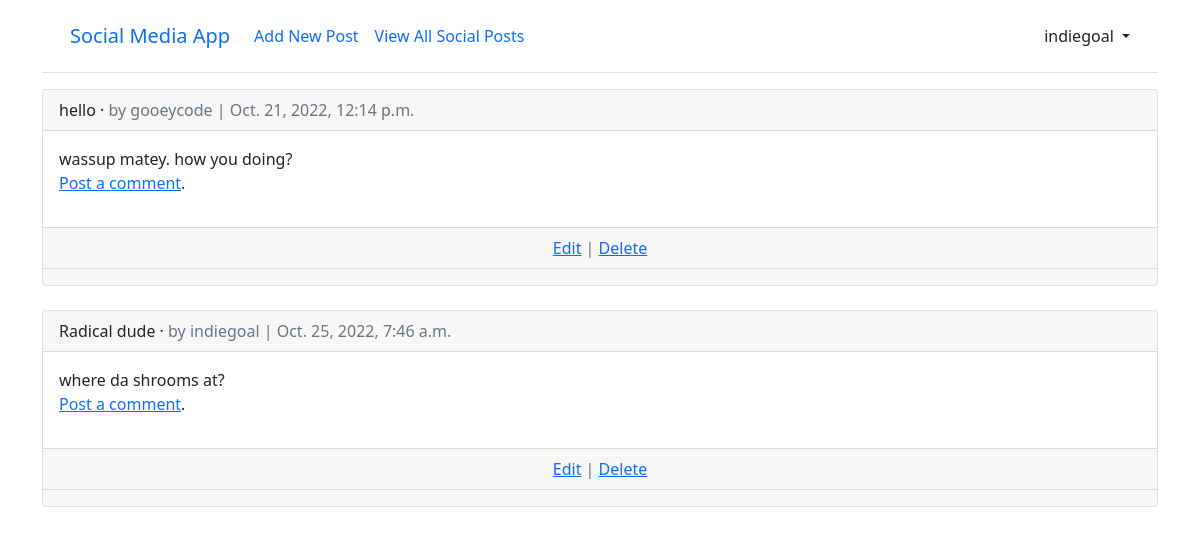
/socialpost/ (signed in), run on an earlier commit of the app's database.
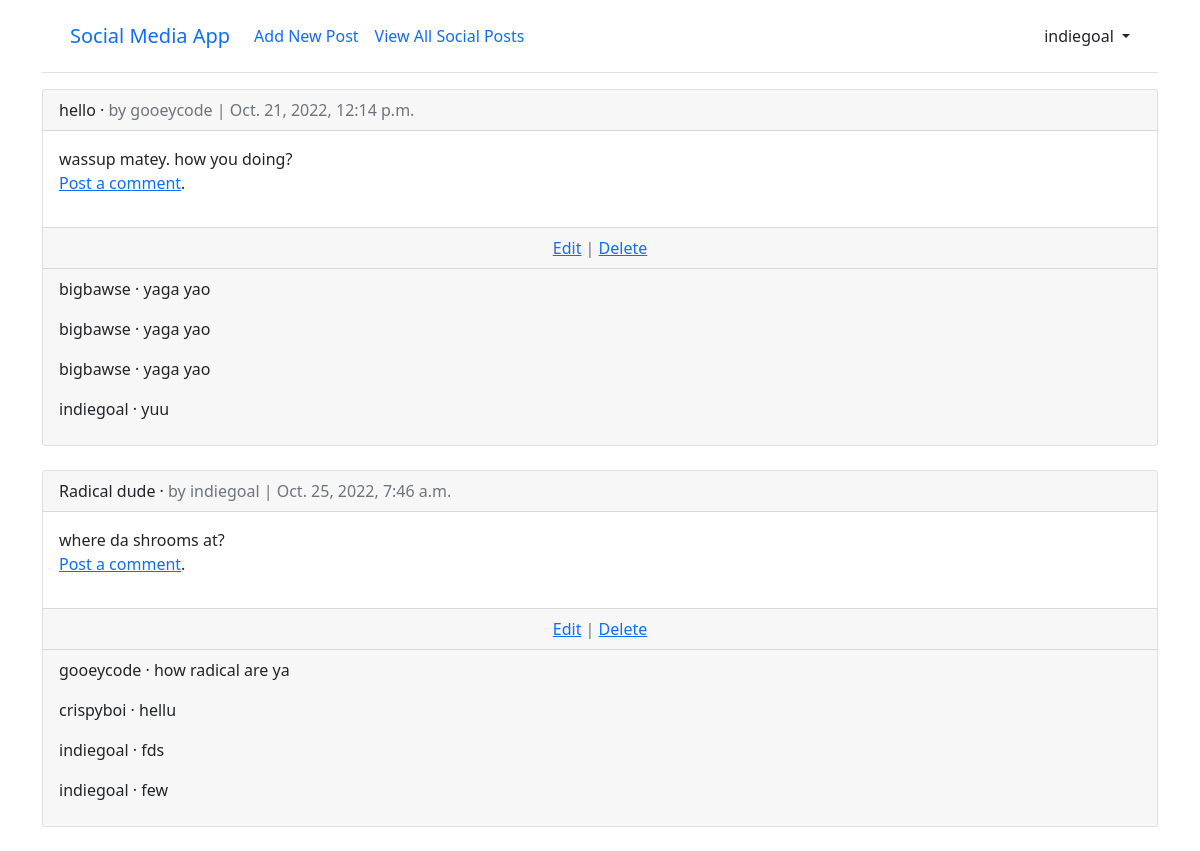
And on a later commit of the database.
### accounts/models.py (models this page shows)
class CustomUser(AbstractUser):
    age = models.PositiveIntegerField(null=True, blank=True)
    tagline = models.CharField(max_length=200, null='', blank=True)

### socialpost/models.py (models this page shows, shortened)
class SocialPost(models.Model):
    title = models.TextField(max_length=20)
    body = models.TextField(max_length=300)
    date = models.DateTimeField(auto_now_add=True)
    author = models.ForeignKey(
        get_user_model(),
        on_delete=models.CASCADE,
    )

class Comment(models.Model):
    socialpost = models.ForeignKey(SocialPost, on_delete=models.CASCADE)
    comment = models.CharField(max_length=200)
    author = models.ForeignKey(settings.AUTH_USER_MODEL,
                            on_delete=models.CASCADE,)
    def __str__(self):
        return self.comment

### socialpost/views.py (the view)
# urls.py: path('', SocialPostListView.as_view(), name='socialpost_list'),
class SocialPostListView(LoginRequiredMixin, ListView):
    model = SocialPost
    template_name = 'socialpost_list.html'

### templates/socialpost_list.html
{% extends 'base.html' %}
{% load crispy_forms_tags  %}
{% block content %}
{% for socialpost in socialpost_list %}
<div class="container">
<div class="card">
    <div class="card-header">
        <span class="font-weight-bold">{{ socialpost.title }}</span> &middot;
        <span class="text-muted">by {{ socialpost.author }} | {{ socialpost.date }}</span>
        </div>
    <div class="card-body">
        {{ socialpost.body }}
        <p> <a href="{% url 'socialpost_detail' socialpost.pk %}">Post a comment</a>.</p>
    </div>
    <div class="card-footer text-center text-muted">
        <a href="{% url 'socialpost_edit' socialpost.pk %}">Edit</a> |
        <a href="{% url 'socialpost_delete' socialpost.pk %}">Delete</a>
    </div>
    <div class="card-footer">
        {% for comment in socialpost.comment_set.all %}
        <p>
            <span class="font-weight-bold">
            {{ comment.author }}  &middot;
            </span>
            {{ comment }}
        </p>
        {% endfor %}
    </div>
</div>
<br/>
</div>
{% endfor %}
{% endblock content %}

### templates/base.html (shortened to what this page needs)
<html>
<head>
    <link href="https://cdn.jsdelivr.net/npm/bootstrap@5.1.3/dist/css/bootstrap.min.css" rel="stylesheet">
</head>
<body>
    <div class="container">
        <header class="p-3 mb-3 border-bottom">
            <div class="container">
                <div class="d-flex flex-wrap align-items-center justify-content-center justify-content-lg-start">
                    <a class="navbar-brand" href="{% url 'home' %}">Social Media App</a>
                    <ul class="nav col-12 col-lg-auto me-lg-auto mb-2 align-items-center justify-content-center mb-md-0">
                       {% if user.is_authenticated %}
                       <li><a href="{% url 'socialpost_create' %}" class="nav-link px-2 "> Add New Post </a></li>
                       <li><a href="{% url 'socialpost_list' %}" class="nav-link px-2 "> View All Social Posts </a></li>
                    </ul>
                <div class="dropdown text-end">
                    <a href="#" class="d-block link-dark text-decoration-none dropdown-toggle"
                        id="dropdownUser1" data-bs-toggle="dropdown" aria-expanded="false">
                        {{ user.username }}
                    </a>
                </div>
                {% endif %}
                </div>
            </div>
        </header>
    </div>
        <main>
            {% block content %}
            {% endblock content %}
        </main>
    </body>
</html>

What changed in the data, as far as the page shows it:
added Comment: author "bigbawse", comment "yaga yao", shown under SocialPost "hello"
added Comment: author "bigbawse", comment "yaga yao", shown under SocialPost "hello"
added Comment: author "bigbawse", comment "yaga yao", shown under SocialPost "hello"
added Comment: author "indiegoal", comment "yuu", shown under SocialPost "hello"
added Comment: author "gooeycode", comment "how radical are ya", shown under SocialPost "Radical dude"
added Comment: author "crispyboi", comment "hellu", shown under SocialPost "Radical dude"
added Comment: author "indiegoal", comment "fds", shown under SocialPost "Radical dude"
added Comment: author "indiegoal", comment "few", shown under SocialPost "Radical dude"
